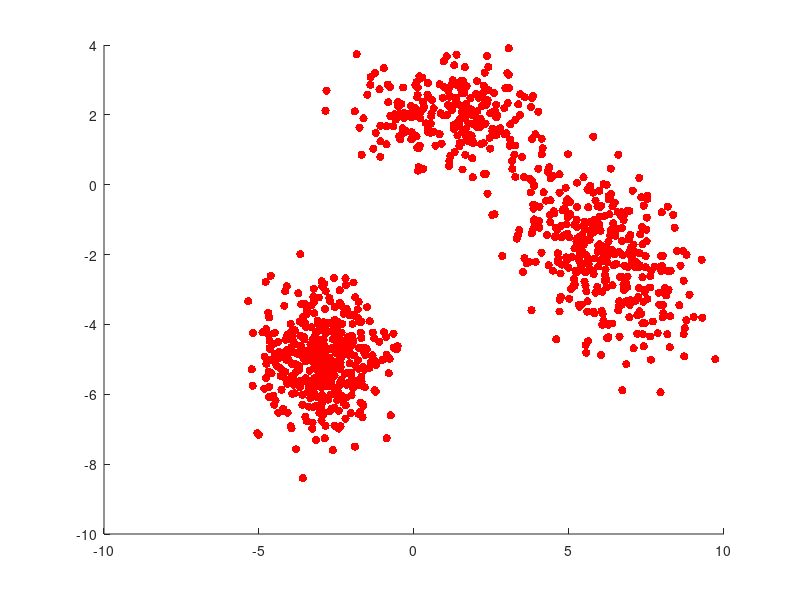

The MATLAB script that drew this image: (Note: this script raises an error after producing the figure.)
%%
%% K-means and EM Algorithm
%%
%% Create the training data
nsamples = 1000; 

MU = [1 2;-3 -5;6 -2];
SIGMA = cat(3,[2 0;0 .5],[1 0;0 1],[2 -1;-1 2]);
p = [0.25 0.4 0.35];
obj = gmdistribution(MU,SIGMA,p);
features = random(obj,nsamples);

%% display data
fig=scatter(features(:,1),features(:,2),'r','filled');
%% Apply Kmeans algorithm
[centers,distortion] = kmeans(features,3,15);

%% display data with kmeans result
scatter(features(:,1),features(:,2),'r','filled');hold on,
scatter(centers(:,1),centers(:,2),'b','filled');
%% Plot the distortion as function of EM iterations
plot(distortion);

%% EM algorithm with kmeans initialization
covs = zeros(2,2,3);
for i=1:3
    covs(:,:,i) = eye(2);
end
p=ones(1,3)/3;
[means,covs,p,likelihood]= em_gaussianMixture(features,centers,covs,p,50);
%% Plot likelihood as function of EM iterations
plot(likelihood);
%% Plot EM clusters
hf = figure;
scatter(features(:,1),features(:,2),'r','filled');hold on,
scatter(centers(:,1),centers(:,2),'b','filled');hold on,
ezcontour(@(x,y)pdf(obj,[x y]),[-8 12],[-8 4]);
%% Bayesian classifier
x = linspace(-8,12,500);
y = linspace(-8,4,500);
[X,Y] = meshgrid(x,y);
xy = [X(:) Y(:)];
zz = bayes_posterior(xy,means,covs,p);
Z = reshape(zz,size(X));
scatter(features(:,1),features(:,2),'r','filled');hold on,
scatter(centers(:,1),centers(:,2),'b','filled');hold on,
ezcontour(@(x,y)pdf(obj,[x y]),[-8 12],[-8 4]);hold on,
contour(X,Y,Z,3);

